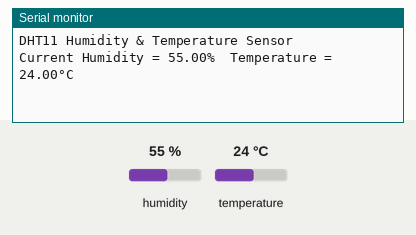
Simulated run of this sketch. Board: ESP8266 (NodeMCU). On the bench: the last lines printed to the serial monitor. The inputs (shaded band) are chosen by the test bench; at power-on: humidity 55 %, temperature 24 °C.

Above: at 2.7 s.
2.8 s: humidity set to 22 %
At 7.5 s:
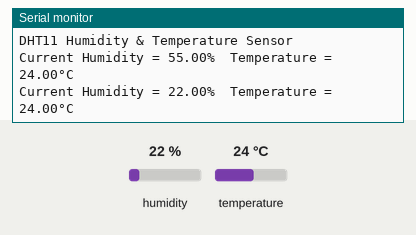
8.8 s: temperature set to 12 °C
At 12.2 s:
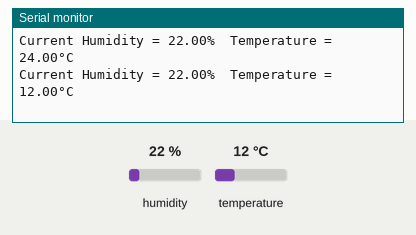
14.8 s: humidity set to 40 %
At 18.1 s:
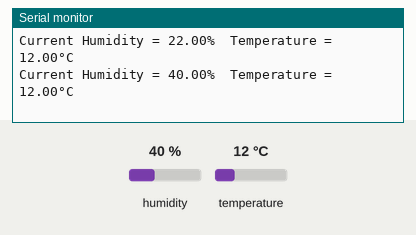
Timing chart, 0 to 19.6 s (numbered marks = the images above; inputs shaded):
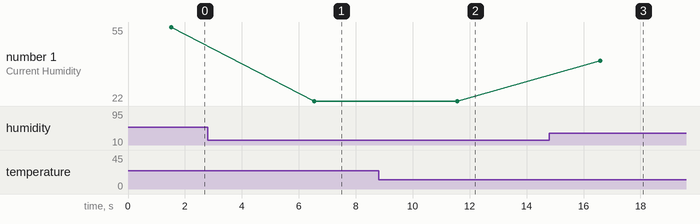

Measured:
- after the input at 2.8 s, the serial monitor: prints a new line after 3.7 s (image 1)
- after the input at 8.8 s, the serial monitor: prints a new line after 2.8 s (image 2)
- after the input at 14.8 s, the serial monitor: prints a new line after 1.8 s (image 3)
- plotted number 1: 55 → 22 after the input at 2.8 s, 22 → 40 after the input at 14.8 s

The sketch:

DHT11.ino
```cpp
// DHT for Humidity and Temperature

#include <DHT.h>

#define DHTPIN D2
#define DHTTYPE DHT11

DHT dht(DHTPIN, DHTTYPE);

void setup() {
  Serial.begin(9600);
  delay(500); // Delay to let system boot
  Serial.println("DHT11 Humidity & Temperature Sensor\n\n");
  delay(1000); // Wait before accessing the sensor
}

void loop() {
  // Start of Program
  dht.begin();

  float humidity = dht.readHumidity();
  float temperature = dht.readTemperature();

  Serial.print("Current Humidity = ");
  Serial.print(humidity);
  Serial.print("%  ");
  Serial.print("Temperature = ");
  Serial.print(temperature);
  Serial.println("°C  ");

  delay(5000); // Wait 5 seconds

}
```
